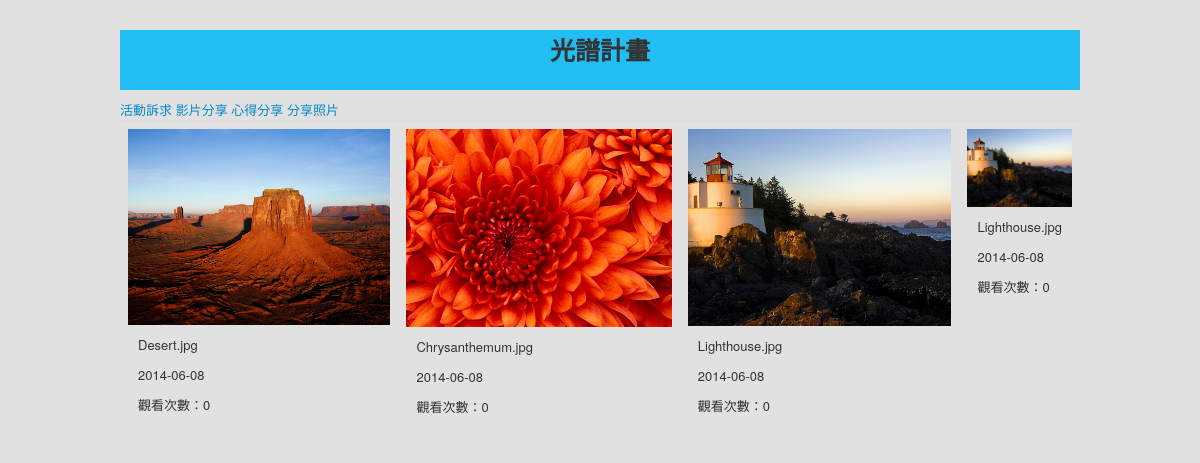
Page /photo.php on the committed database.
### tables this page shows
CREATE TABLE IF NOT EXISTS `photo` (
  `id` int(11) NOT NULL AUTO_INCREMENT,
  `name` varchar(50) NOT NULL,
  `description` text NOT NULL,
  `sharetime` timestamp NOT NULL DEFAULT CURRENT_TIMESTAMP ON UPDATE CURRENT_TIMESTAMP,
  `click` int(11) NOT NULL DEFAULT '0',
  PRIMARY KEY (`id`)
);

### db_class.php (called while the page is built, shortened)
<?php
class DB
{
    var $_dbConn = 0;
    var $_queryResource = 0;
    function connect_db($host, $user, $pwd, $dbname)
    {
        $dbConn = mysql_connect($host, $user, $pwd);
        $this->_dbConn = $dbConn;
        return true;
    }
    function query($sql)
    {
        if (! $queryResource = mysql_query($sql, $this->_dbConn))
            die ("MySQL Query Error");
        $this->_queryResource = $queryResource;
        return $queryResource;
    }
    function fetch_array()
    {
        return mysql_fetch_array($this->_queryResource, MYSQL_ASSOC);
    }
}
?>

### photo.php (the view, shortened to what this page needs)
<?php
    require("db_class.php");
    $db = new DB();
    $db->connect_db($_DB['host'], $_DB['username'], $_DB['password'], $_DB['dbname']);
	$sql = "SELECT * FROM photo WHERE 1 ORDER BY click DESC";
	$db->query($sql);
?>
<!DOCTYPE html>
<html>
	<head>
		<link rel="stylesheet" type="text/css" media="all" href="css/bootstrap.min.css" />
		<link rel="stylesheet" type="text/css" media="all" href="css/reset.css" />
        <link rel="stylesheet" type="text/css" media="all" href="css/text.css" />
        <link rel="stylesheet" type="text/css" media="all" href="css/960.css" />
        <link rel="stylesheet" type="text/css" media="all" href="css/head.css" />
	</head>
	<body>
		<div class="head container_12" id="head">
			<h1>光譜計畫</h1>
		</div>
		<div class="container_12">
			<a href="introduce.php" class="menu">活動訴求</a>
			<a href="video.php" class="menu">影片分享</a>
			<a href="discuz.php" class="menu">心得分享</a>
			<a href="photo_share.php" class="menu">分享照片</a>
		</div>
		<div class="table">
			<table class="container_12">
				<?php
					$count = 0;
					while($result = $db->fetch_array()){
						if($count == 0){
							echo "<tr>";
						}
				?>
					<td>
						<img class="photo" src="sharephoto/<?php echo $result['name'];?>"/>
						<p class="photo_name"><?php echo $result['name'];?></p>
						<p class="sharetime"><?php echo substr($result['sharetime'], 0, 10);?></p>
						<p class="click">觀看次數：<?php echo $result['click'];?></p>
					</td>
				<?php
						$count++;
					}
				?>
				</tr>
			</table>
		</div>
	</body>
<html>

### css/text.css (style rules this page uses)
body { font:13px/1.5 'Helvetica Neue',Arial,'Liberation Sans',FreeSans,sans-serif }
h1 { font-size:25px }
p,dl,hr,h1,h2,h3,h4,h5,h6,ol,ul,pre,table,address,fieldset,figure { margin-bottom:20px }

### css/960.css (style rules this page uses)
body { min-width:960px }
.container_12,.container_16 { margin-left:auto;margin-right:auto;width:960px }
.clearfix:before,.clearfix:after,.container_12:before,.container_12:after,.container_16:before,.container_16:after { content:'.';display:block;overflow:hidden;visibility:hidden;font-size:0;line-height:0;width:0;height:0 }
.clearfix:after,.container_12:after,.container_16:after { clear:both }
.clearfix,.container_12,.container_16 { zoom:1 }

### css/head.css (style rules this page uses)
body { background-color: #e1e1e1; }
.head { background: #22bdf3; text-align: center; margin-top: 30px; margin-bottom: 10px; }

### photo.php (style rules this page uses)
table { margin: 0px auto; text-align: center; }
td { width: 30%; }
p { margin: 10px; }

### rows in the picture
photo: name (picture), name "Desert.jpg", sharetime "2014-06-08", click "0"
photo: name (picture), name "Chrysanthemum.jpg", sharetime "2014-06-08", click "0"
photo: name (picture), name "Lighthouse.jpg", sharetime "2014-06-08", click "0"
photo: name (picture), name "Lighthouse.jpg", sharetime "2014-06-08", click "0"
